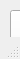
<?xml version="1.0" encoding="UTF-8"?>
<ui version="4.0">
 <class>MainWindow</class>
 <widget class="QMainWindow" name="MainWindow">
  <property name="geometry">
   <rect>
    <x>0</x>
    <y>0</y>
    <width>20</width>
    <height>59</height>
   </rect>
  </property>
  <property name="windowTitle">
   <string>MainWindow</string>
  </property>
  <widget class="QWidget" name="centralwidget">
   <widget class="QTabWidget" name="tabWidget">
    <property name="geometry">
     <rect>
      <x>10</x>
      <y>10</y>
      <width>351</width>
      <height>271</height>
     </rect>
    </property>
    <property name="currentIndex">
     <number>0</number>
    </property>
    <property name="tabsClosable">
     <bool>true</bool>
    </property>
    <widget class="QWidget" name="tab">
     <attribute name="title">
      <string>Linguagens</string>
     </attribute>
     <widget class="QLabel" name="label">
      <property name="geometry">
       <rect>
        <x>70</x>
        <y>70</y>
        <width>49</width>
        <height>16</height>
       </rect>
      </property>
      <property name="text">
       <string>TAB 1</string>
      </property>
     </widget>
     <widget class="QLabel" name="label_2">
      <property name="geometry">
       <rect>
        <x>160</x>
        <y>60</y>
        <width>49</width>
        <height>16</height>
       </rect>
      </property>
      <property name="text">
       <string>TESTE 1</string>
      </property>
     </widget>
    </widget>
    <widget class="QWidget" name="tab_2">
     <attribute name="title">
      <string>Links</string>
     </attribute>
     <widget class="QLabel" name="label_3">
      <property name="geometry">
       <rect>
        <x>60</x>
        <y>80</y>
        <width>49</width>
        <height>16</height>
       </rect>
      </property>
      <property name="text">
       <string>TAB 2</string>
      </property>
     </widget>
     <widget class="QLabel" name="label_4">
      <property name="geometry">
       <rect>
        <x>70</x>
        <y>140</y>
        <width>49</width>
        <height>16</height>
       </rect>
      </property>
      <property name="text">
       <string>teste 2</string>
      </property>
     </widget>
    </widget>
   </widget>
   <widget class="QWidget" name="">
    <property name="geometry">
     <rect>
      <x>400</x>
      <y>40</y>
      <width>151</width>
      <height>61</height>
     </rect>
    </property>
    <layout class="QVBoxLayout" name="verticalLayout">
     <item>
      <widget class="QPushButton" name="btn_add_tab">
       <property name="text">
        <string>Add Tab</string>
       </property>
      </widget>
     </item>
     <item>
      <widget class="QPushButton" name="btn_remove_tab">
       <property name="text">
        <string>Remover Tab</string>
       </property>
      </widget>
     </item>
    </layout>
   </widget>
  </widget>
  <widget class="QMenuBar" name="menubar">
   <property name="geometry">
    <rect>
     <x>0</x>
     <y>0</y>
     <width>20</width>
     <height>21</height>
    </rect>
   </property>
  </widget>
  <widget class="QStatusBar" name="statusbar"/>
 </widget>
 <resources/>
 <connections/>
</ui>
